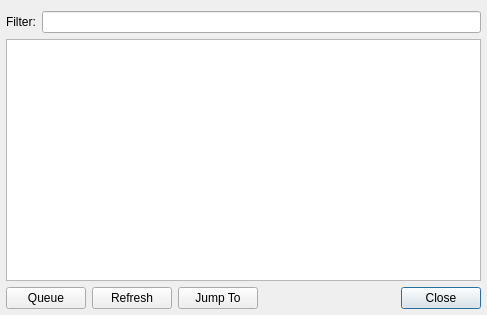
<?xml version="1.0" encoding="UTF-8"?>
<ui version="4.0">
 <class>JumpToTrackDialog</class>
 <widget class="QDialog" name="JumpToTrackDialog">
  <property name="geometry">
   <rect>
    <x>0</x>
    <y>0</y>
    <width>487</width>
    <height>315</height>
   </rect>
  </property>
  <property name="windowTitle">
   <string>Jump To Track</string>
  </property>
  <layout class="QVBoxLayout" name="verticalLayout">
   <property name="leftMargin">
    <number>6</number>
   </property>
   <property name="rightMargin">
    <number>6</number>
   </property>
   <property name="bottomMargin">
    <number>6</number>
   </property>
   <item>
    <layout class="QHBoxLayout">
     <property name="spacing">
      <number>6</number>
     </property>
     <property name="leftMargin">
      <number>0</number>
     </property>
     <property name="topMargin">
      <number>0</number>
     </property>
     <property name="rightMargin">
      <number>0</number>
     </property>
     <property name="bottomMargin">
      <number>0</number>
     </property>
     <item>
      <widget class="QLabel" name="label">
       <property name="text">
        <string>Filter:</string>
       </property>
      </widget>
     </item>
     <item>
      <widget class="QLineEdit" name="filterLineEdit"/>
     </item>
    </layout>
   </item>
   <item>
    <widget class="QListView" name="songsListView">
     <property name="editTriggers">
      <set>QAbstractItemView::NoEditTriggers</set>
     </property>
     <property name="alternatingRowColors">
      <bool>true</bool>
     </property>
     <property name="selectionBehavior">
      <enum>QAbstractItemView::SelectRows</enum>
     </property>
     <property name="uniformItemSizes">
      <bool>true</bool>
     </property>
    </widget>
   </item>
   <item>
    <layout class="QHBoxLayout" name="horizontalLayout">
     <item>
      <widget class="QPushButton" name="queuePushButton">
       <property name="sizePolicy">
        <sizepolicy hsizetype="Minimum" vsizetype="Preferred">
         <horstretch>0</horstretch>
         <verstretch>0</verstretch>
        </sizepolicy>
       </property>
       <property name="focusPolicy">
        <enum>Qt::NoFocus</enum>
       </property>
       <property name="text">
        <string>Queue</string>
       </property>
      </widget>
     </item>
     <item>
      <widget class="QPushButton" name="refreshPushButton">
       <property name="sizePolicy">
        <sizepolicy hsizetype="Minimum" vsizetype="Preferred">
         <horstretch>0</horstretch>
         <verstretch>0</verstretch>
        </sizepolicy>
       </property>
       <property name="focusPolicy">
        <enum>Qt::NoFocus</enum>
       </property>
       <property name="text">
        <string>Refresh</string>
       </property>
      </widget>
     </item>
     <item>
      <widget class="QPushButton" name="jumpToPushButton">
       <property name="sizePolicy">
        <sizepolicy hsizetype="Minimum" vsizetype="Preferred">
         <horstretch>0</horstretch>
         <verstretch>0</verstretch>
        </sizepolicy>
       </property>
       <property name="focusPolicy">
        <enum>Qt::NoFocus</enum>
       </property>
       <property name="text">
        <string>Jump To</string>
       </property>
      </widget>
     </item>
     <item>
      <widget class="QDialogButtonBox" name="buttonBox">
       <property name="sizePolicy">
        <sizepolicy hsizetype="Minimum" vsizetype="Fixed">
         <horstretch>0</horstretch>
         <verstretch>0</verstretch>
        </sizepolicy>
       </property>
       <property name="focusPolicy">
        <enum>Qt::NoFocus</enum>
       </property>
       <property name="standardButtons">
        <set>QDialogButtonBox::Close</set>
       </property>
      </widget>
     </item>
    </layout>
   </item>
  </layout>
 </widget>
 <tabstops>
  <tabstop>filterLineEdit</tabstop>
  <tabstop>songsListView</tabstop>
  <tabstop>queuePushButton</tabstop>
  <tabstop>refreshPushButton</tabstop>
  <tabstop>jumpToPushButton</tabstop>
  <tabstop>buttonBox</tabstop>
 </tabstops>
 <resources/>
 <connections>
  <connection>
   <sender>buttonBox</sender>
   <signal>rejected()</signal>
   <receiver>JumpToTrackDialog</receiver>
   <slot>close()</slot>
   <hints>
    <hint type="sourcelabel">
     <x>457</x>
     <y>294</y>
    </hint>
    <hint type="destinationlabel">
     <x>481</x>
     <y>279</y>
    </hint>
   </hints>
  </connection>
 </connections>
</ui>
